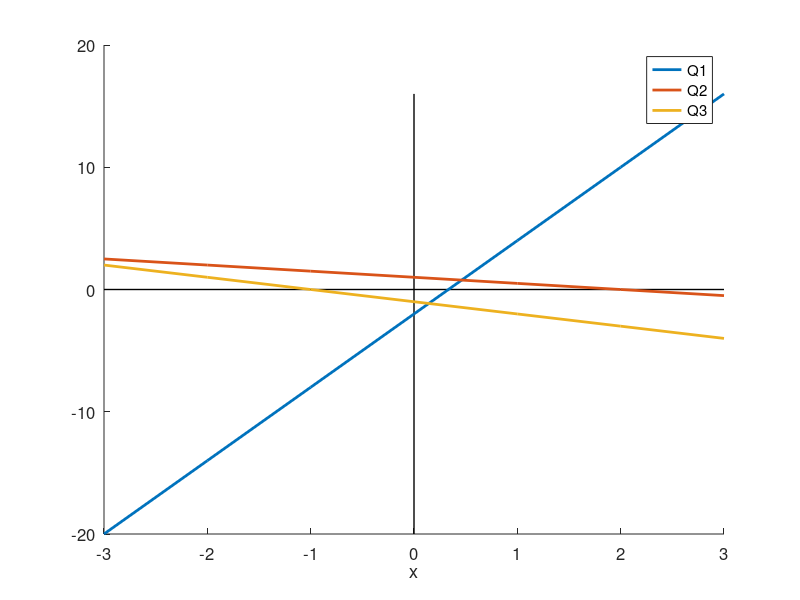

Write MATLAB code to recreate this figure. (Note: this script raises an error after producing the figure.)
function f=plotShitForShortcourse
x=(-3:1:3);
y1=6*x-2;
y2=1-x/2;
y3=-x-1;
fs=12; lw=2;
cmap=lines(7);
maxy=max([y1,y2,y3]);
miny=min([y1,y2,y3]);
figure
hold on
plot([0,0],[miny,maxy],'k-','linewidth',1)
plot([x(1),x(end)],[0,0],'k-','linewidth',1)
h1=plot(x,y1,'-','linewidth',lw,'color',cmap(1,:));
h2=plot(x,y2,'-','linewidth',lw,'color',cmap(2,:));
h3=plot(x,y3,'-','linewidth',lw,'color',cmap(3,:));
legend([h1,h2,h3],'Q1','Q2','Q3')
set(gca,'fontsize',fs)
xlabel('x')
ylabel('y','rot',0)
axis tight
box on
grid on


x=(-1:.01:1);
y1=.5.^x;
y2=8.^x;
y3=2.^(-3*x)+1;
maxy=max([y1,y2,y3]);
miny=min([y1,y2,y3]);
figure
hold on
plot([0,0],[0,maxy],'k-','linewidth',1)
plot([x(1),x(end)],[0,0],'k-','linewidth',1)
hold on
h1=plot(x,y1,'-','linewidth',lw,'color',cmap(4,:));
h2=plot(x,y2,'-','linewidth',lw,'color',cmap(5,:));
h3=plot(x,y3,'-','linewidth',lw,'color',cmap(6,:));
legend([h1,h2,h3],'Q1','Q2','Q3')
set(gca,'fontsize',fs)
xlabel('x')
ylabel('y','rot',0)
axis tight
box on
grid on